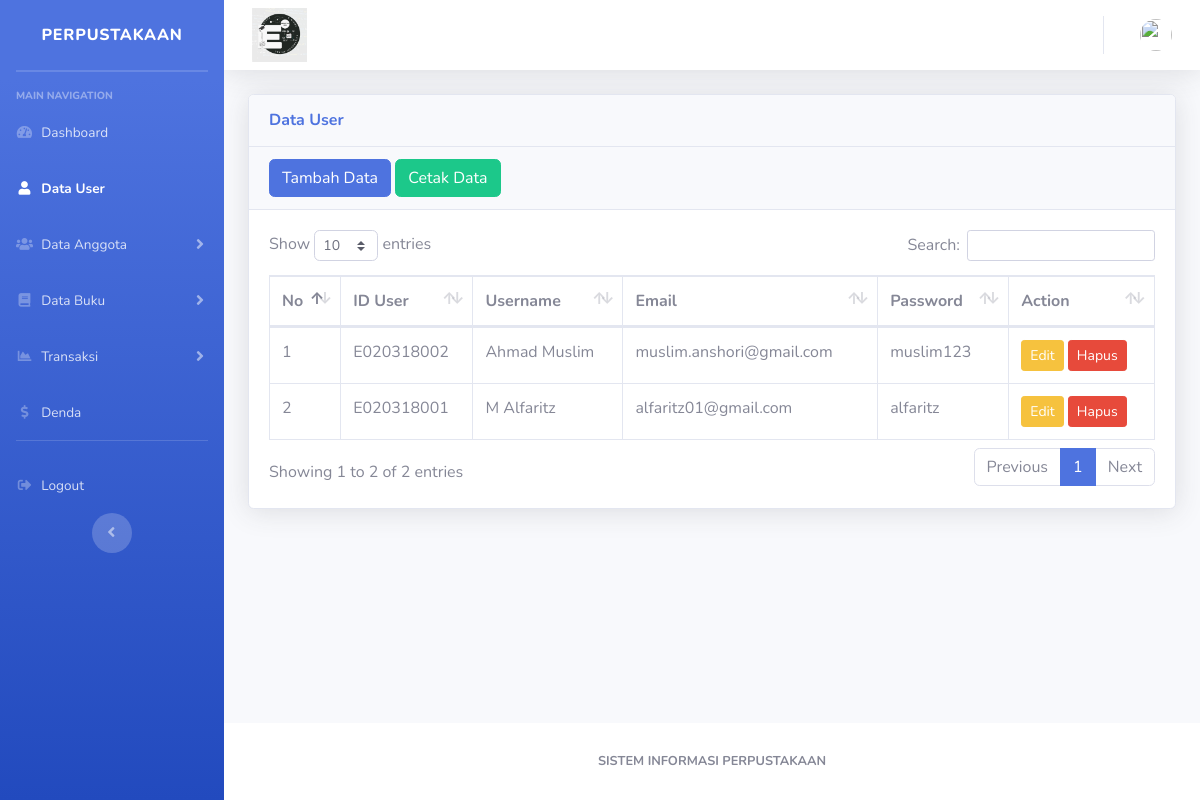
Before: /tbl_user.php with the older database file.
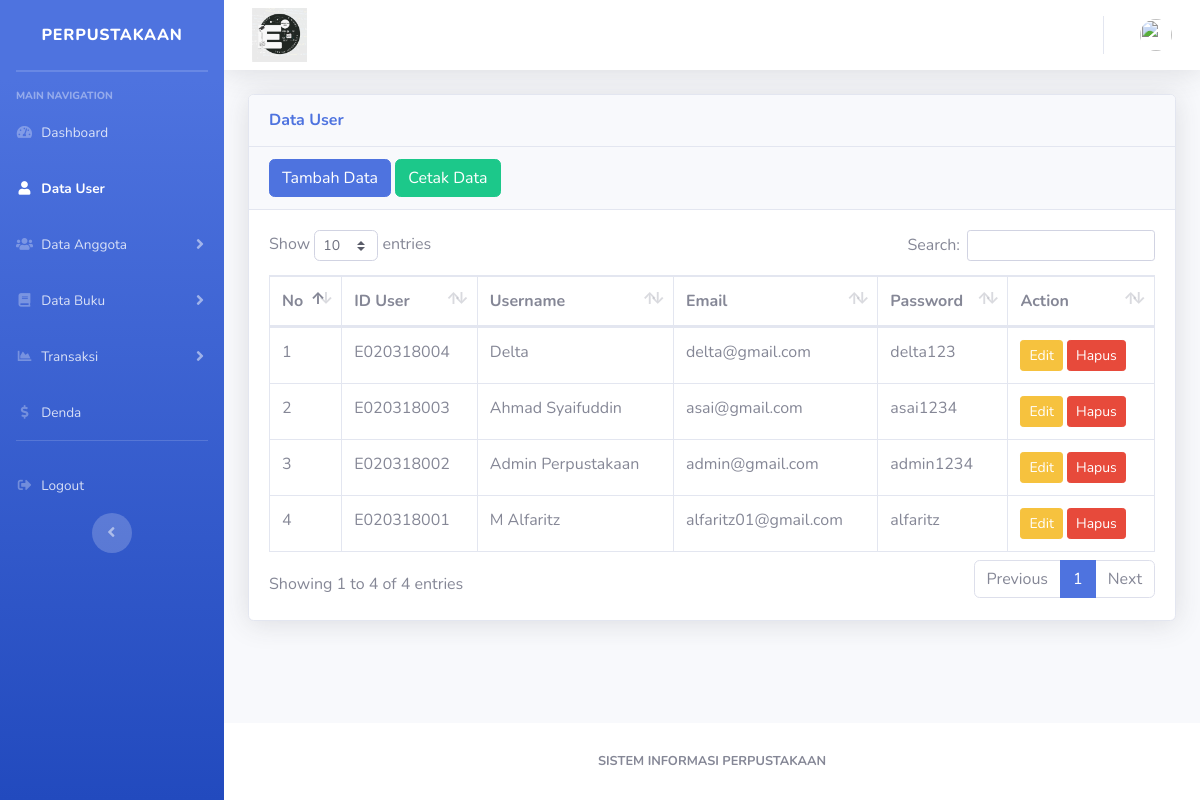
After: the same page with the newer database file.
### tables this page shows
CREATE TABLE `user` (
  `id_user` varchar(15) NOT NULL,
  `username` varchar(50) NOT NULL,
  `email` varchar(50) NOT NULL,
  `password` varchar(50) NOT NULL,
  `foto` varchar(50) NOT NULL,
  `tempat_lahir` varchar(50) NOT NULL,
  `tanggal_lahir` date NOT NULL,
  `alamat_domisili` varchar(50) NOT NULL,
  `jenis_kelamin` varchar(50) NOT NULL,
  `nomor_hp` varchar(15) NOT NULL
);

### tbl_user.php (the view, shortened to what the changed rows need)
<?php
require_once "include/koneksi.php";
?>
<!DOCTYPE html>
<html lang="en">
<head>
    <link href="vendor/fontawesome-free/css/all.min.css" rel="stylesheet" type="text/css">
    <link href="css/sb-admin-2.min.css" rel="stylesheet">
    <link href="vendor/datatables/dataTables.bootstrap4.min.css" rel="stylesheet">
</head>
<body id="page-top">
    <div id="wrapper">
        <div id="content-wrapper" class="d-flex flex-column">
            <div id="content">
                <div class="container-fluid">
                    <div class="card shadow mb-4">
                        <div class="card-body">
                            <div class="table-responsive">
                                <table class="table table-bordered" id="dataTable" width="100%" cellspacing="0">
                                    <thead>
                                        <tr>
                                            <th>No</th>
                                            <th>ID User</th>
                                            <th>Username</th>
                                            <th>Email</th>
                                            <th>Password</th>
                                            <th>Action</th>
                                        </tr>
                                    </thead>
                                    <tbody>
                                        <?php
                                        $no = 1;
                                        $sql = "SELECT * FROM user ORDER BY id_user DESC";
                                        $result = mysqli_query($koneksi, $sql);
                                        while ($row = mysqli_fetch_assoc($result)) { ?>
                                            <tr>
                                                <td><?php echo $no++; ?></td>
                                                <td><?php echo $row['id_user']; ?></td>
                                                <td><?php echo $row['username']; ?></td>
                                                <td><?php echo $row['email']; ?></td>
                                                <td><?php echo $row['password']; ?></td>
                                                <td>
                                                    <a href="update_user.php?id=<?php echo $row['id_user']; ?>" class="btn btn-sm btn-warning">Edit</a>
                                                    <a href="hapus_user.php?id_user=<?php echo $row['id_user']; ?>" class="btn btn-sm btn-danger" onclick='return confirm("Yakin Hapus Data?")'>Hapus</a>
                                                </td>
                                            </tr>
                                        <?php } ?>
                                    </tbody>
                                </table>
                            </div>
                        </div>
                    </div>
                </div>
            </div>
        </div>
    </div>
</body>
</html>

Changed rows visible on the page:
added user: id_user "E020318004", username "Delta", email "delta@gmail.com", password "delta123"
added user: id_user "E020318003", username "Ahmad Syaifuddin", email "asai@gmail.com", password "asai1234"
changed user "E020318002": username "Ahmad Muslim" → "Admin Perpustakaan"; email "muslim.anshori@gmail.com" → "admin@gmail.com"; password "muslim123" → "admin1234"
Other visible differences:
text written by a page script: "Show entries Search: Showing 1 to 2 of 2 entries Previous 1 Next" → "Show entries Search: Showing 1 to 4 of 4 entries Previous 1 Next"
